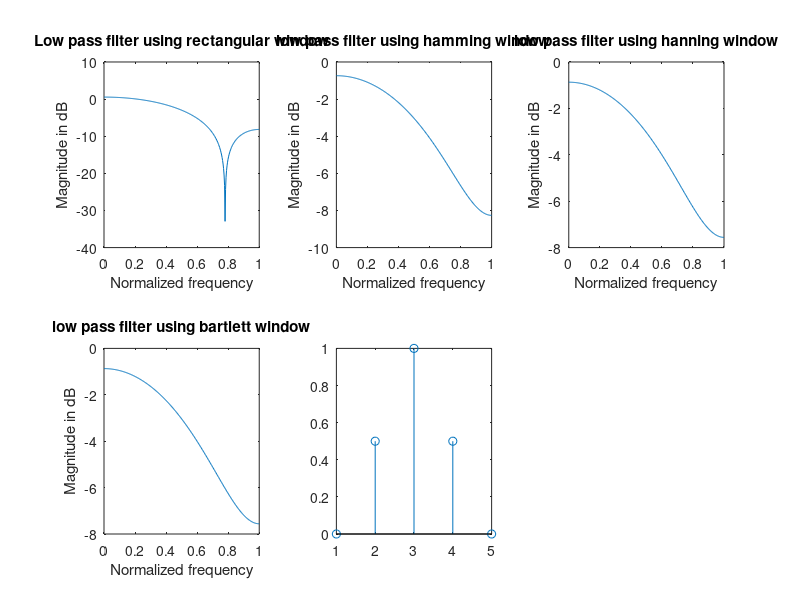

Write MATLAB code to recreate this figure.
clc;
clear;
close all;
wc=0.5*pi;
N = input('Enter the value of N=');
alpha = (N-1)/2;
eps = 0.001;
n = 0:1:N-1;
hd = (sin(pi*(n-alpha+eps))-sin(wc*(n-alpha+eps))./(pi*(n-alpha+eps)));
wr = boxcar(N);
wh=hamming(N);
wn=hanning(N);
wt=bartlett(N);
hn = hd.*wr';
hn1=hd.*wh';
hn2=hd.*wn';
hn3=hd.*wt';
w = 0:0.01:pi;
h = freqz(hn,1,w);
h1 = freqz(hn1,1,w);
h2 = freqz(hn2,1,w);
h3=freqz(hn3,1,w);
figure;
subplot(2,3,1);
plot(w/pi,10*log10(abs(h)));
title('Low pass filter using rectangular window');
xlabel('Normalized frequency');
ylabel('Magnitude in dB');
subplot(2,3,2);
plot(w/pi,10*log10(abs(h1)));
title('low pass filter using hamming window');
xlabel('Normalized frequency');
ylabel('Magnitude in dB');
subplot(2,3,3);
plot(w/pi,10*log10(abs(h2)));
title('low pass filter using hanning window');
xlabel('Normalized frequency');
ylabel('Magnitude in dB');
subplot(2,3,4);
plot(w/pi,10*log10(abs(h3)));
title('low pass filter using bartlett window');
xlabel('Normalized frequency');
ylabel('Magnitude in dB');
subplot(2,3,5);
title('Triangular window Sequence');
xlabel('No. of Samples');
ylabel('Amplitude');
stem(wt)